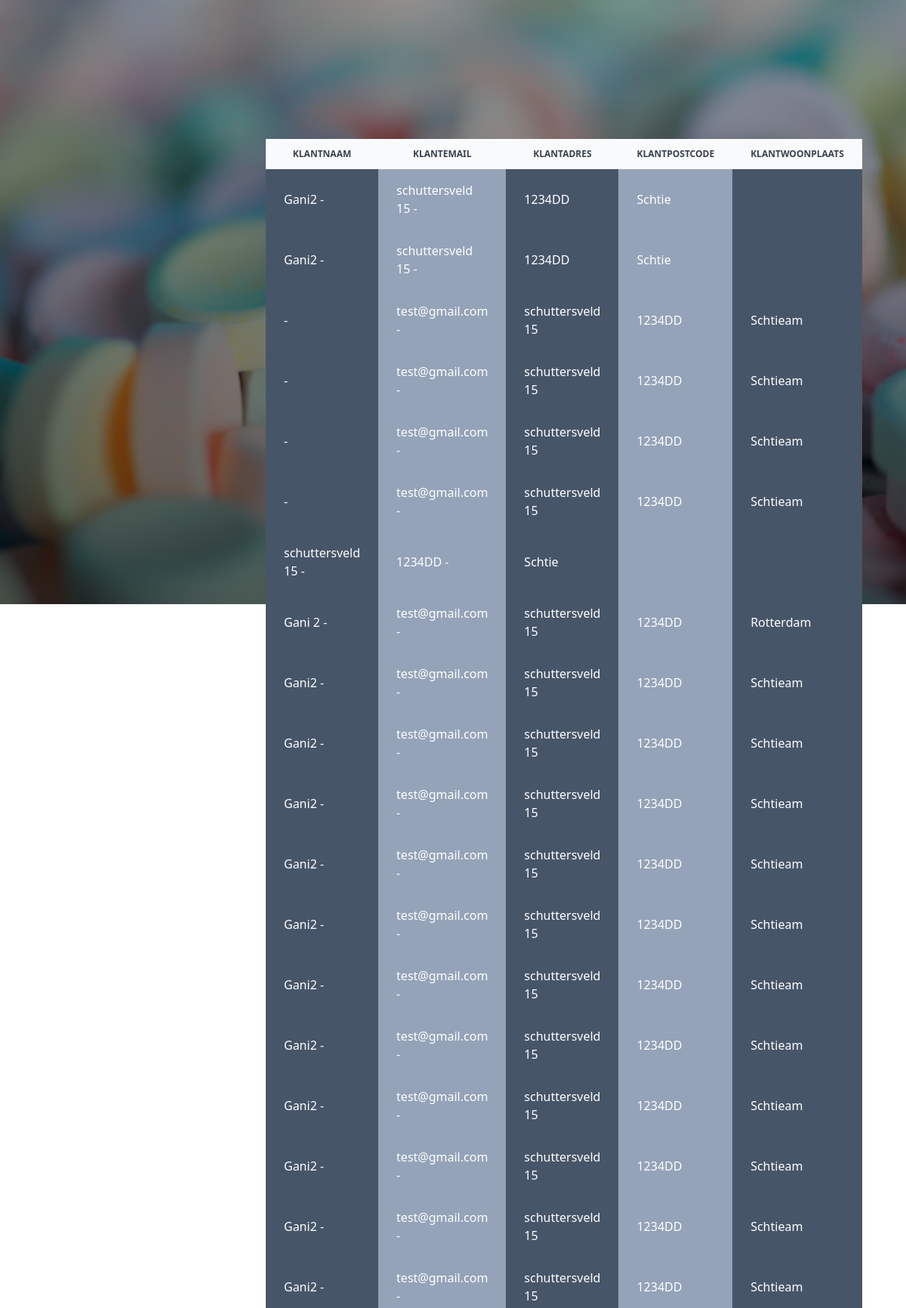
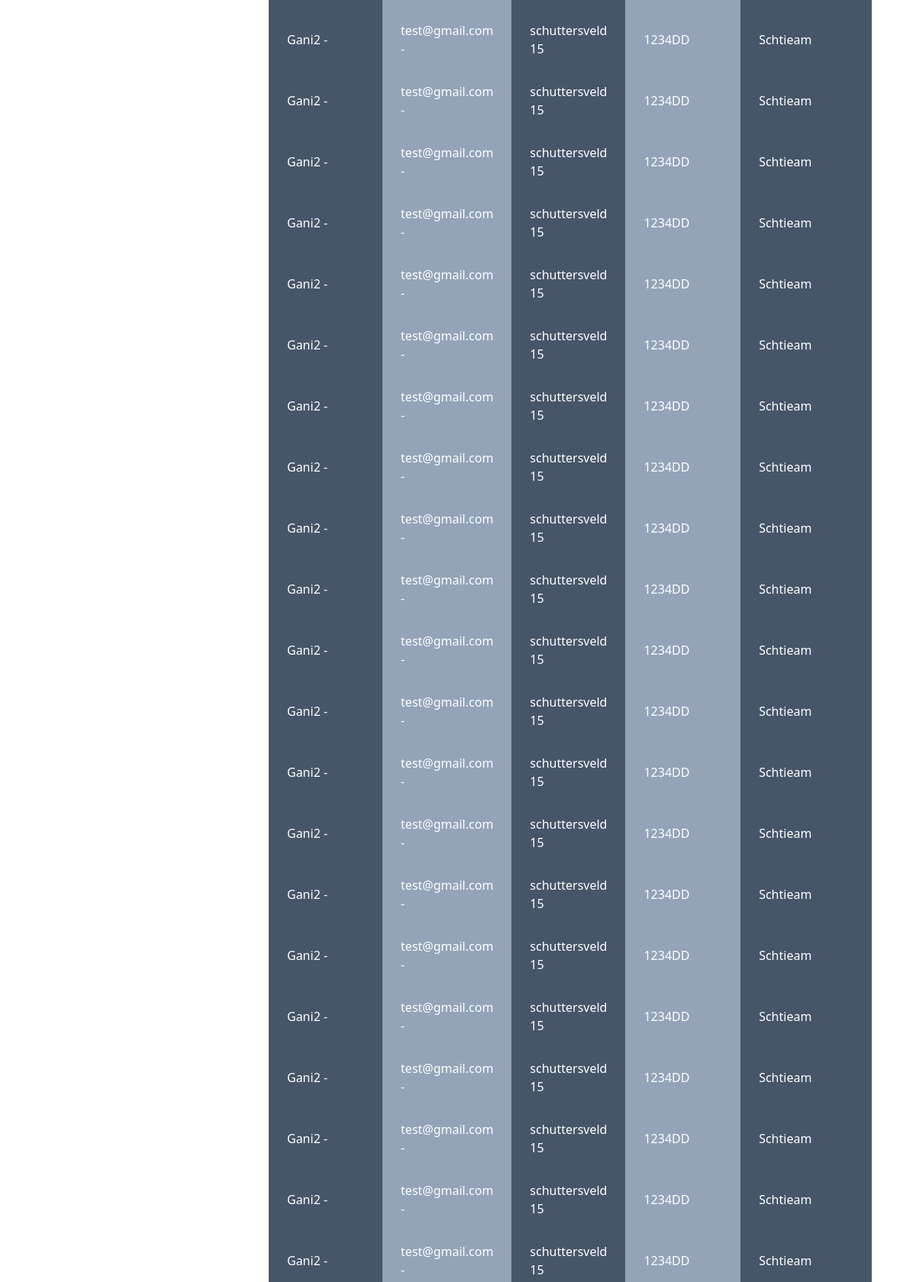
/klanten/klant-read.php (upper part), run on the app's committed database (2 pictures, top to bottom).
### tables this page shows
CREATE TABLE `klanten` (
  `klantid` int(10) NOT NULL,
  `klantnaam` varchar(20) DEFAULT NULL,
  `klantemail` varchar(30) DEFAULT NULL,
  `klantadres` varchar(30) DEFAULT NULL,
  `klantpostcode` varchar(6) DEFAULT NULL,
  `klantwoonplaats` varchar(25) DEFAULT NULL
);

### klanten/klant.php (the view, shortened to what this page needs)
<?php
class klant
{
    public function readklant()
    {
        require "../database/apotheek-database.php";
        $sql = $conn->prepare("
									select klantid, klantnaam, klantemail, klantadres, klantpostcode, klantwoonplaats
									from klanten
								 ");
        $sql->execute();
        echo '<table class="table-auto">';
        echo '<thead class="text-xs text-gray-700 uppercase bg-gray-50 dark:bg-gray-700 dark:text-gray-400">';
        echo '<tr>';
        echo '<th scope="col" class="px-6 py-3">Klantnaam</th>';
        echo '<th scope="col" class="px-6 py-3">Klantemail</th>';
        echo '<th scope="col" class="px-6 py-3">Klantadres</th>';
        echo '<th scope="col" class="px-6 py-3">Klantpostcode</th>';
        echo '<th scope="col" class="px-6 py-3">Klantwoonplaats</th>';
        foreach ($sql as $klant) {
            echo '</tr>';
            echo '</thead>';
            echo '<tbody>';
            echo '<tr>';
            echo '<td class="px-6 py-4 text-white bg-slate-600">' . $klant["klantnaam"] . " - " . '</td>';
            echo '<td class="px-6 py-4 text-white bg-slate-400">' . $klant["klantemail"] . " - " . '</td>';
            echo '<td class="px-6 py-4 text-white bg-slate-600">' . $klant["klantadres"] . "<br/>" . '</td>';
            echo '<td class="px-6 py-4 text-white bg-slate-400">' . $klant["klantpostcode"] . "<br/>" . '</td>';
            echo '<td class="px-6 py-4 text-white bg-slate-600">' . $klant["klantwoonplaats"] . "<br/>" . '</td>';
        }
        echo '</tr>';
        echo '</tbody>';
        echo '</table>';
    }
}
?>

### klanten/klant-read.php (shortened to what this page needs)
<!DOCTYPE html>
<html lang="en">
<head>
    <link rel="stylesheet" href="../src/style.css">
    <script src="https://cdn.tailwindcss.com"></script>
</head>
<body>
    <div class="container mt-40 absolute">
        <div class="w-full max-w-xs grid place-items-center m-auto">
            <?php
            require "klant.php";
            $klant1 = new Klant();
            $klant1->readklant();
            ?>
        </div>
    </div>
</body>
</html>

### database/apotheek-database.php (shortened to what this page needs)
<?php
try {
    echo "<br>";
}
catch (PDOException $e)
{
    echo "connectie mislukt:". $e->getMessage();
}

### src/style.css (style rules this page uses)
body { margin: 0; width: 100%; height: 100vh; background-image: linear-gradient(rgba(0, 0, 0, 0.349), rgba(1, 0, 0, 0.6)), url("../images/pills2.jpg"); background-size: cover; background-repeat: no-repeat; background-position: top; }

### data on the page
klanten: klantnaam "Gani2", klantemail "schuttersveld 15", klantadres "1234DD", klantpostcode "Schtie"
klanten: klantnaam "Gani2", klantemail "schuttersveld 15", klantadres "1234DD", klantpostcode "Schtie"
klanten: klantemail "test@gmail.com", klantadres "schuttersveld 15", klantpostcode "1234DD", klantwoonplaats "Schtieam"
klanten: klantemail "test@gmail.com", klantadres "schuttersveld 15", klantpostcode "1234DD", klantwoonplaats "Schtieam"
klanten: klantemail "test@gmail.com", klantadres "schuttersveld 15", klantpostcode "1234DD", klantwoonplaats "Schtieam"
klanten: klantemail "test@gmail.com", klantadres "schuttersveld 15", klantpostcode "1234DD", klantwoonplaats "Schtieam"
klanten: klantnaam "schuttersveld 15", klantemail "1234DD", klantadres "Schtie"
klanten: klantnaam "Gani 2", klantemail "test@gmail.com", klantadres "schuttersveld 15", klantpostcode "1234DD", klantwoonplaats "Rotterdam"
klanten: klantnaam "Gani2", klantemail "test@gmail.com", klantadres "schuttersveld 15", klantpostcode "1234DD", klantwoonplaats "Schtieam"
klanten: klantnaam "Gani2", klantemail "test@gmail.com", klantadres "schuttersveld 15", klantpostcode "1234DD", klantwoonplaats "Schtieam"
klanten: klantnaam "Gani2", klantemail "test@gmail.com", klantadres "schuttersveld 15", klantpostcode "1234DD", klantwoonplaats "Schtieam"
klanten: klantnaam "Gani2", klantemail "test@gmail.com", klantadres "schuttersveld 15", klantpostcode "1234DD", klantwoonplaats "Schtieam"
klanten: klantnaam "Gani2", klantemail "test@gmail.com", klantadres "schuttersveld 15", klantpostcode "1234DD", klantwoonplaats "Schtieam"
klanten: klantnaam "Gani2", klantemail "test@gmail.com", klantadres "schuttersveld 15", klantpostcode "1234DD", klantwoonplaats "Schtieam"
klanten: klantnaam "Gani2", klantemail "test@gmail.com", klantadres "schuttersveld 15", klantpostcode "1234DD", klantwoonplaats "Schtieam"
klanten: klantnaam "Gani2", klantemail "test@gmail.com", klantadres "schuttersveld 15", klantpostcode "1234DD", klantwoonplaats "Schtieam"
klanten: klantnaam "Gani2", klantemail "test@gmail.com", klantadres "schuttersveld 15", klantpostcode "1234DD", klantwoonplaats "Schtieam"
klanten: klantnaam "Gani2", klantemail "test@gmail.com", klantadres "schuttersveld 15", klantpostcode "1234DD", klantwoonplaats "Schtieam"
klanten: klantnaam "Gani2", klantemail "test@gmail.com", klantadres "schuttersveld 15", klantpostcode "1234DD", klantwoonplaats "Schtieam"
klanten: klantnaam "Gani2", klantemail "test@gmail.com", klantadres "schuttersveld 15", klantpostcode "1234DD", klantwoonplaats "Schtieam"
klanten: klantnaam "Gani2", klantemail "test@gmail.com", klantadres "schuttersveld 15", klantpostcode "1234DD", klantwoonplaats "Schtieam"
klanten: klantnaam "Gani2", klantemail "test@gmail.com", klantadres "schuttersveld 15", klantpostcode "1234DD", klantwoonplaats "Schtieam"
klanten: klantnaam "Gani2", klantemail "test@gmail.com", klantadres "schuttersveld 15", klantpostcode "1234DD", klantwoonplaats "Schtieam"
klanten: klantnaam "Gani2", klantemail "test@gmail.com", klantadres "schuttersveld 15", klantpostcode "1234DD", klantwoonplaats "Schtieam"
klanten: klantnaam "Gani2", klantemail "test@gmail.com", klantadres "schuttersveld 15", klantpostcode "1234DD", klantwoonplaats "Schtieam"
klanten: klantnaam "Gani2", klantemail "test@gmail.com", klantadres "schuttersveld 15", klantpostcode "1234DD", klantwoonplaats "Schtieam"
klanten: klantnaam "Gani2", klantemail "test@gmail.com", klantadres "schuttersveld 15", klantpostcode "1234DD", klantwoonplaats "Schtieam"
klanten: klantnaam "Gani2", klantemail "test@gmail.com", klantadres "schuttersveld 15", klantpostcode "1234DD", klantwoonplaats "Schtieam"
klanten: klantnaam "Gani2", klantemail "test@gmail.com", klantadres "schuttersveld 15", klantpostcode "1234DD", klantwoonplaats "Schtieam"
klanten: klantnaam "Gani2", klantemail "test@gmail.com", klantadres "schuttersveld 15", klantpostcode "1234DD", klantwoonplaats "Schtieam"
klanten: klantnaam "Gani2", klantemail "test@gmail.com", klantadres "schuttersveld 15", klantpostcode "1234DD", klantwoonplaats "Schtieam"
klanten: klantnaam "Gani2", klantemail "test@gmail.com", klantadres "schuttersveld 15", klantpostcode "1234DD", klantwoonplaats "Schtieam"
klanten: klantnaam "Gani2", klantemail "test@gmail.com", klantadres "schuttersveld 15", klantpostcode "1234DD", klantwoonplaats "Schtieam"
klanten: klantnaam "Gani2", klantemail "test@gmail.com", klantadres "schuttersveld 15", klantpostcode "1234DD", klantwoonplaats "Schtieam"
klanten: klantnaam "Gani2", klantemail "test@gmail.com", klantadres "schuttersveld 15", klantpostcode "1234DD", klantwoonplaats "Schtieam"
klanten: klantnaam "Gani2", klantemail "test@gmail.com", klantadres "schuttersveld 15", klantpostcode "1234DD", klantwoonplaats "Schtieam"
klanten: klantnaam "Gani2", klantemail "test@gmail.com", klantadres "schuttersveld 15", klantpostcode "1234DD", klantwoonplaats "Schtieam"
klanten: klantnaam "Gani2", klantemail "test@gmail.com", klantadres "schuttersveld 15", klantpostcode "1234DD", klantwoonplaats "Schtieam"
klanten: klantnaam "Gani2", klantemail "test@gmail.com", klantadres "schuttersveld 15", klantpostcode "1234DD", klantwoonplaats "Schtieam"
klanten: klantnaam "Gani2", klantemail "test@gmail.com", klantadres "schuttersveld 15", klantpostcode "1234DD", klantwoonplaats "Schtieam"
